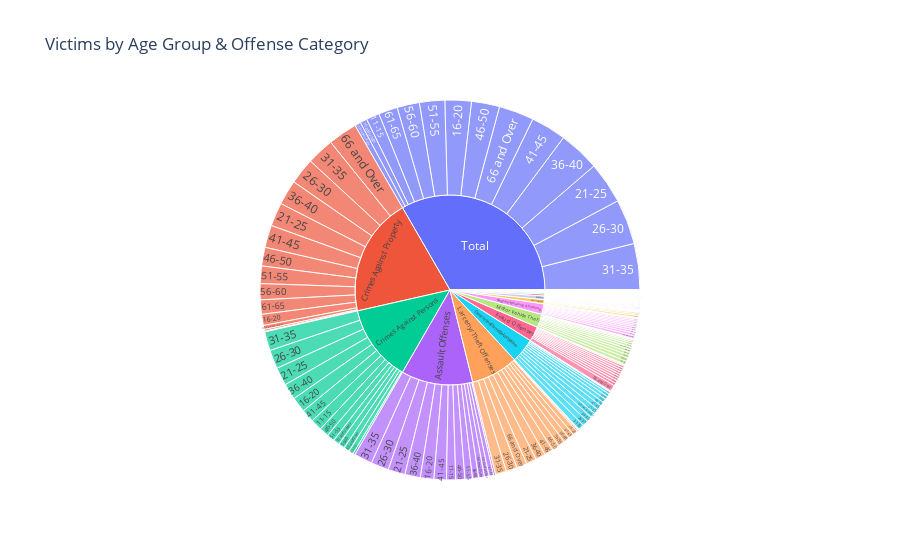

Write notebook code for a chart like this one.
### Code cell
age_long = Age_Victims.melt(
    id_vars=["Offense Category"], 
    value_vars=["10 and Under", "11-15", "16-20", "21-25", "26-30", 
                "31-35", "36-40", "41-45", "46-50", "51-55", 
                "56-60", "61-65", "66 and Over", "Unknown Age"],
    var_name="Age", 
    value_name="Victims"
)

# Interactive Sunburst: Victims by Age Group & Offense Category
age_long["Victims"] = (
    age_long["Victims"].astype(str)
    .str.replace(",", "", regex=False)
    .astype(int)
)

# Single Sunburst (interactive)
fig = px.sunburst(
    age_long, 
    path=["Offense Category", "Age"], 
    values="Victims", 
    title="Victims by Age Group & Offense Category"
)
fig.show()

### Figure 1 — Plotly figure (JSON) as saved in the notebook; plotly's stock layout.template omitted (floating-point values rounded to 4 significant figures; data arrays with more than 128 entries replaced by an {"elided": "..."} marker saying what was removed)
{"data": [{"branchvalues": "total", "domain": {"x": [0, 1], "y": [0, 1]}, "hovertemplate": "labels=%{label}<br>Victims=%{value}<br>parent=%{parent}<br>id=%{id}<extra></extra>", "ids": {"elided": "300 str values"}, "labels": {"elided": "300 str values"}, "name": "", "parents": {"elided": "300 str values"}, "type": "sunburst", "values": {"elided": "300 float values"}}], "layout": {"legend": {"tracegroupgap": 0}, "title": {"text": "Victims by Age Group & Offense Category"}}}
